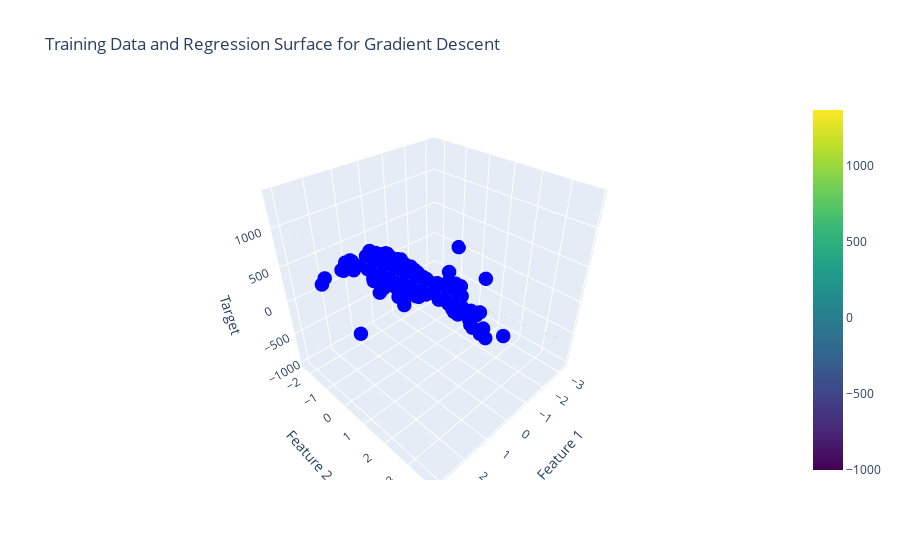

Write notebook code for a chart like this one.
### Code cell
gd_reg = GDRegression(epochs=10000, eta=.01)
plot_3d_regression(gd_reg, X, y, 'Gradient Descent')

### Figure 1 — Plotly figure (JSON) as saved in the notebook; plotly's stock layout.template omitted (floating-point values rounded to 4 significant figures; data arrays with more than 128 entries replaced by an {"elided": "..."} marker saying what was removed)
{"data": [{"marker": {"color": "blue", "size": 5}, "mode": "markers", "name": "Training Data", "type": "scatter3d", "x": {"elided": "300 float values"}, "y": {"elided": "300 float values"}, "z": {"elided": "300 float values"}}, {"colorscale": [[0, "#440154"], [0.1111, "#482878"], [0.2222, "#3e4989"], [0.3333, "#31688e"], [0.4444, "#26828e"], [0.5556, "#1f9e89"], [0.6667, "#35b779"], [0.7778, "#6ece58"], [0.8889, "#b5de2b"], [1, "#fde725"]], "name": "Regression Surface", "opacity": 0.5, "type": "surface", "x": {"elided": "100x100 float values"}, "y": {"elided": "100x100 float values"}, "z": {"elided": "100x100 float values"}}], "layout": {"scene": {"xaxis": {"title": {"text": "Feature 1"}}, "yaxis": {"title": {"text": "Feature 2"}}, "zaxis": {"title": {"text": "Target"}}}, "title": {"text": "Training Data and Regression Surface for Gradient Descent"}}}
